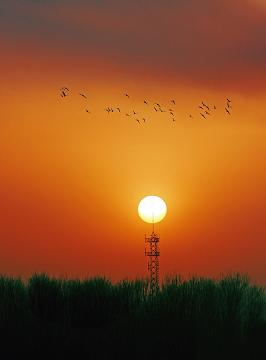
#> input picture img/test1_src.jpg, 266 x 360 px
$ python main.py
#> lines starting #> are read from the running program, lines starting #| are printed output that depends on the picture; after the words box and inside, x2 and y2 are one past the last pixel; in counts of white or black regions, pixels touching at a corner belong together
### poisson.py
import cv2
import numpy as np
import scipy.linalg as linalg

OUTSIDE = 0
INSIDE = 1
IN_BOUND = 2
OUT_BOUND = 3

# get whether the point is inside, outside or boundary
# [27 lines left out: function get_location, not called in this run]


# get the surrounding pixels(take note of the coordinates, follow standard cartesian, not opencv)
def get_surroundings(x, y):
	return [(x, y - 1), (x + 1, y), (x, y + 1), (x - 1, y)]

# get list of points that is selected by mask
def get_mask_pts(mask):
	pt_array = []
	for row in range(0, mask.shape[0]):
		for col in range(0, mask.shape[1]):
			if mask[row, col] > 200:
				pt_array.append((col, row))

	return pt_array

# compute poisson sparse
# [30 lines left out: functions compute_poisson_matrix, compute_laplace, not called in this run]


# naive fusing
def naive_fuse(src_img, dst_img, mask,pos_x, pos_y):
	mask_pts = get_mask_pts(mask)
	dim = cv2.boundingRect(np.array(mask_pts))
	res_img = dst_img.copy()
	for point in mask_pts:
		res_img[point[1] - dim[1] + pos_y, point[0] - dim[0] + pos_x] = src_img[point[1], point[0]]

	return res_img


# driver function to perform the fusion
# [33 lines left out: function fuse_image, not called in this run]


### main.py
from poisson import *

def main():
	src_img_1 = cv2.imread("img/test1_src.jpg", cv2.IMREAD_COLOR)
#> src_img_1 is the input picture: shape (360, 266, 3); mean B, G, R 32.8, 76.6, 140.9
	dst_img_1 = cv2.imread("img/test1_target.jpg", cv2.IMREAD_COLOR)
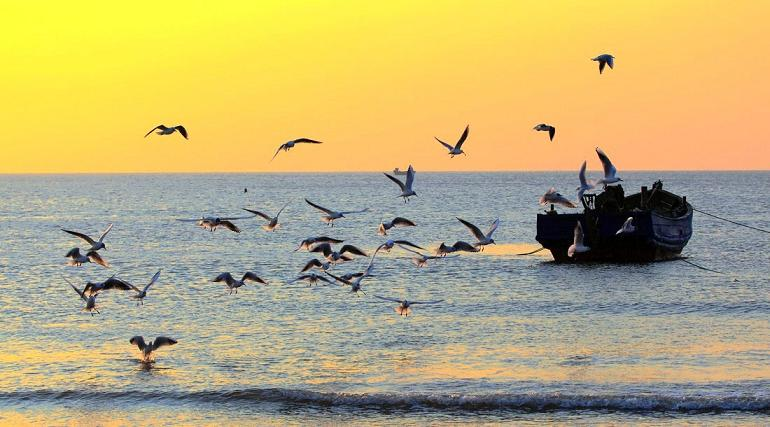
#> input picture img/test1_target.jpg, 770 x 427 px
#> dst_img_1 is the input picture: shape (427, 770, 3); mean B, G, R 120.2, 172.6, 187.7
	mask_1 = cv2.imread("img/test1_mask.jpg", cv2.IMREAD_GRAYSCALE)
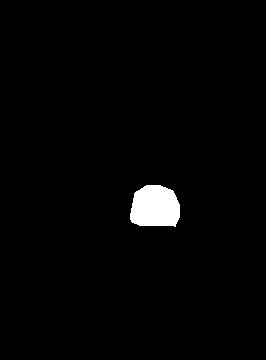
#> input picture img/test1_mask.jpg, 266 x 360 px
#> mask_1 is the input picture: shape (360, 266); min 0, max 255, mean 4.7

	src_img_2 = cv2.imread("img/test2_src.png", cv2.IMREAD_COLOR)
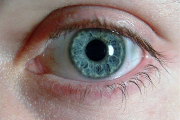
#> input picture img/test2_src.png, 180 x 120 px
#> src_img_2 is the input picture: shape (120, 180, 3); mean B, G, R 128.7, 131.3, 146.3
	dst_img_2 = cv2.imread("img/test2_target.png", cv2.IMREAD_COLOR)
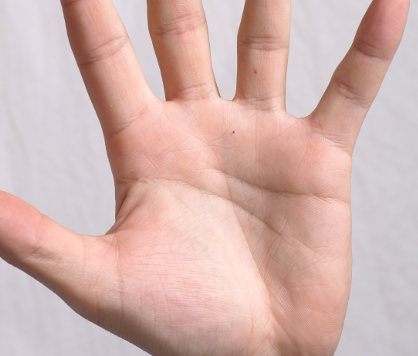
#> input picture img/test2_target.png, 418 x 356 px
#> dst_img_2 is the input picture: shape (356, 418, 3); mean B, G, R 174.5, 179.5, 211.5
	mask_2 = cv2.imread("img/test2_mask.png", cv2.IMREAD_GRAYSCALE)

	cv2.imwrite("img/test_1_naive.jpg", naive_fuse(src_img_1, dst_img_1, mask_1, 23, 120))
#> in naive_fuse, `mask_pts = get_mask_pts(mask)`: mask_pts = 1752 pairs, first value 130 to 179, second value 185 to 226
#> in naive_fuse, `dim = cv2.boundingRect(np.array(mask_pts))`: dim = (130, 185, 50, 42)
#> the loop in naive_fuse, `for point in mask_pts:` made 1752 passes
#> point on passes 1 to 3: (146, 185), (147, 185), (148, 185)
#> after the loop in naive_fuse, `for point in mask_pts:`:
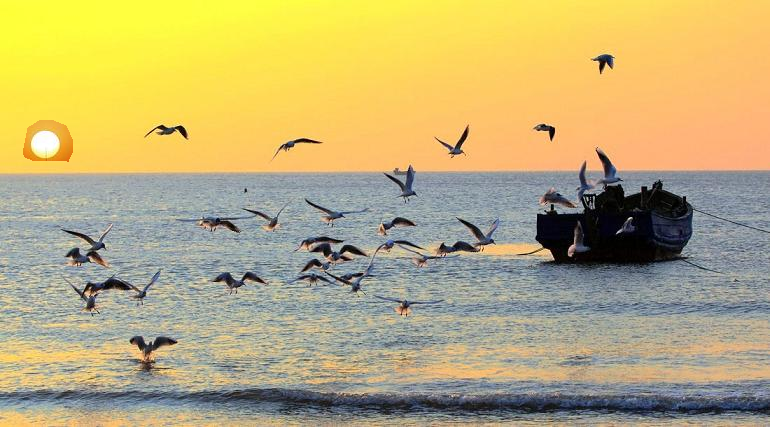
#> res_img: shape (427, 770, 3); 0.53% of pixels changed, all inside (x1, y1, x2, y2) = (23, 120, 73, 162)
	cv2.imwrite("img/test_2_naive.jpg", naive_fuse(src_img_2, dst_img_2, mask_2, 170, 185))
	cv2.imwrite("img/test_1_poisson.jpg", fuse_image(src_img_1, dst_img_1, mask_1, 23, 120))
	cv2.imwrite("img/test_2_poisson.jpg", fuse_image(src_img_2, dst_img_2, mask_2, 170, 185))


if __name__ == "__main__":
#> (the run stopped early here; a loop or call above may not have finished)
